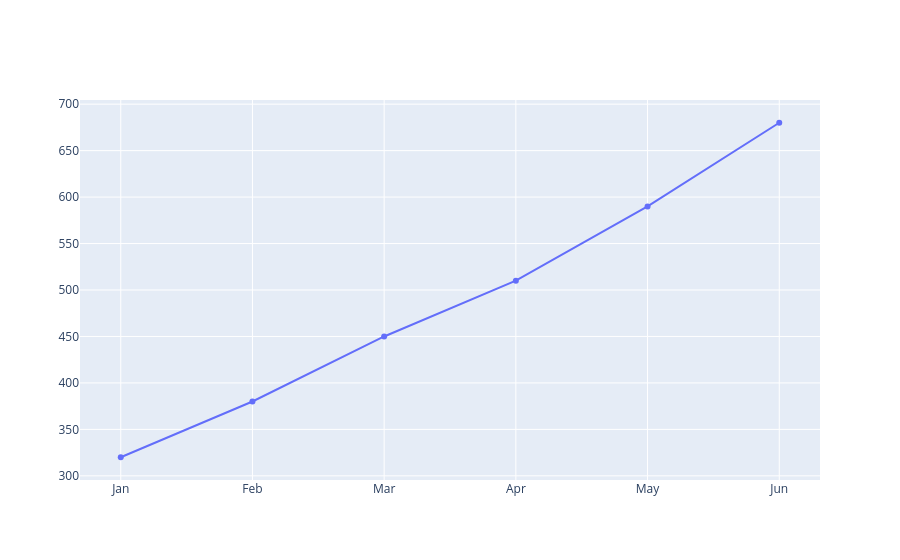

The cell this chart's notebook holds for it:
### Code cell
df4 = pd.DataFrame({
    "Month": ["Jan", "Feb", "Mar", "Apr", "May", "Jun"],
    "Customers": [320, 380, 450, 510, 590, 680]
})

fig = go.Figure()

fig.add_trace(
    go.Scatter(
        x=df4["Month"],
        y=df4["Customers"],
    )
)

fig.show()

### Figure 1 — Plotly figure (JSON) as saved in the notebook; plotly's stock layout.template omitted (floating-point values rounded to 4 significant figures)
{"data": [{"type": "scatter", "x": ["Jan", "Feb", "Mar", "Apr", "May", "Jun"], "y": [320, 380, 450, 510, 590, 680]}], "layout": {}}
